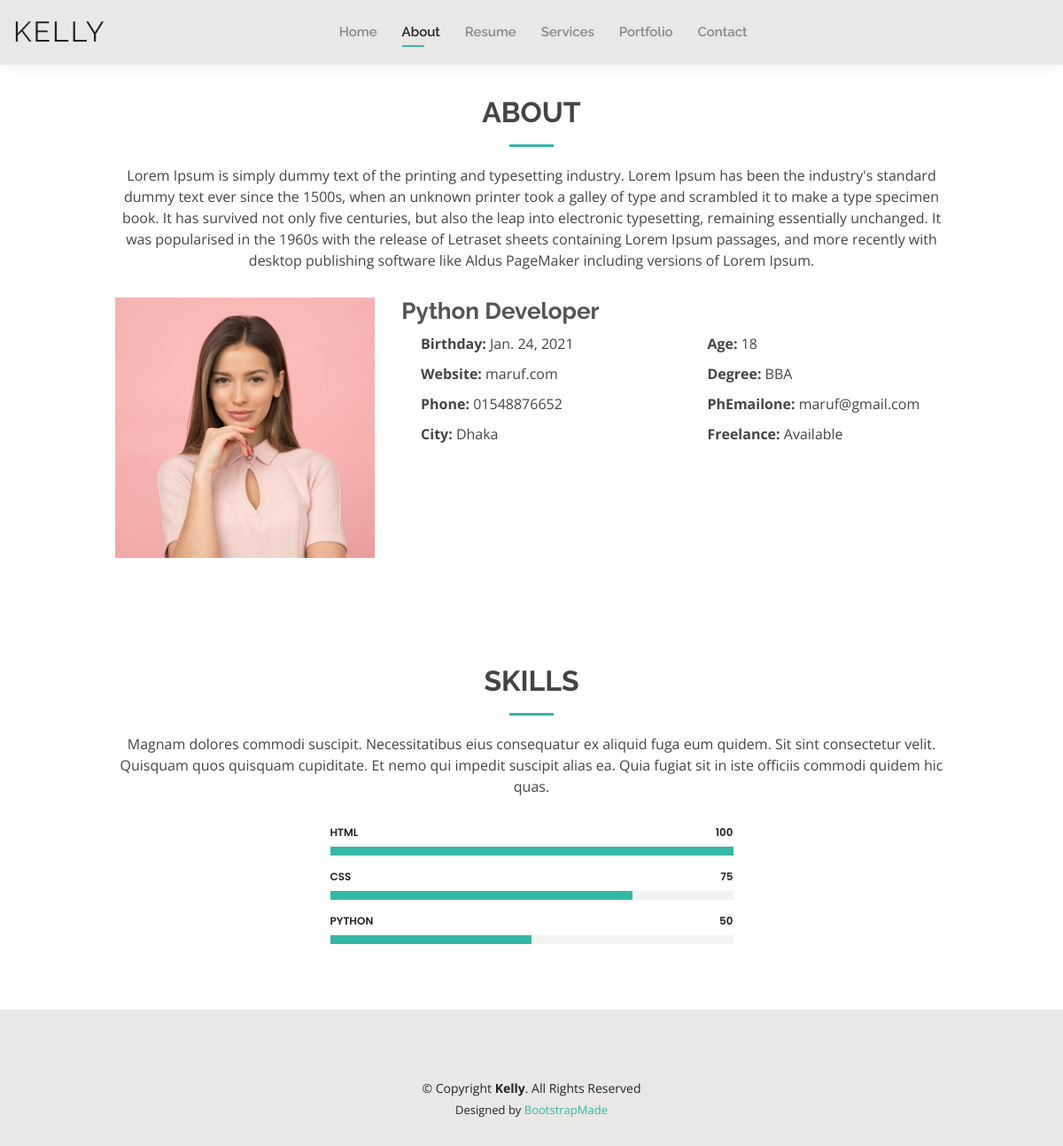
Screenshot of /maruf/about with the database file from the repository.
### portfolio_app/models.py (models this page shows, shortened)
class AboutMe(models.Model):
    user = models.OneToOneField(User, on_delete=models.CASCADE)
    profession = models.CharField(max_length = 250, blank=True, null=True)
    description = models.TextField()
    birthday = models.DateField()
    website = models.CharField(max_length = 250)
    phone = models.CharField(max_length = 250)
    city = models.CharField(max_length = 250)
    age = models.IntegerField()
    degree = models.CharField(max_length = 250)
    email = models.EmailField()

class Skill(models.Model):
    user = models.ForeignKey(User, on_delete=models.CASCADE)
    name= models.CharField(max_length= 250)
    level= models.ForeignKey(Level, on_delete= models.CASCADE)

class Level(models.Model):
    level_number= models.IntegerField()

### portfolio_app/views.py (the view)
# urls.py: path('<name>/about', about, name= 'about'),
def about(request , name):
    user = User.objects.get(username = name)
    social = Social.objects.get(user = user)
    activate = 'about'
    about_me = AboutMe.objects.get(user = user)
    skills = Skill.objects.filter(user = user)
    context = {'about_me':about_me, 'skills':skills, 'activate': activate , 'social': social}
    return render (request, 'about.html', context)

### templates/about.html
{% extends 'base.html' %}
{% load static %}
{% block social %}
<div class="header-social-links">
    <a href="{{ social.twitter }}" class="twitter"><i class="icofont-twitter"></i></a>
    <a href="{{ social.fb }}" class="facebook"><i class="icofont-facebook"></i></a>
    <a href="{{ social.instagram }}" class="instagram"><i class="icofont-instagram"></i></a>
    <a href="{{ social.linkedin }}" class="linkedin"><i class="icofont-linkedin"></i></i></a>
</div>
{% endblock  %}
{% block content %}
<div class="container col-md-10 mt-5">
    <section id="about" class="about">
      <div class="container" data-aos="fade-up">
        <div class="section-title">
          <h2>About</h2>
          <p>{{ about_me.description }}</p>
        </div>
        <div class="row">
          <div class="col-lg-4">
            <img src="{% static 'assets/img/about.jpg' %}" class="img-fluid" alt="">
          </div>
          <div class="col-lg-8 pt-4 pt-lg-0 content">
            <h3>{{ about_me.profession | title }}</h3>
            <div class="row">
              <div class="col-lg-6">
                <ul>
                  <li><i class="icofont-rounded-right"></i> <strong>Birthday:</strong> {{ about_me.birthday }}</li>
                  <li><i class="icofont-rounded-right"></i> <strong>Website:</strong> {{ about_me.website }}</li>
                  <li><i class="icofont-rounded-right"></i> <strong>Phone:</strong> {{ about_me.phone}}</li>
                  <li><i class="icofont-rounded-right"></i> <strong>City:</strong> {{ about_me.city}}</li>
                </ul>
              </div>
              <div class="col-lg-6">
                <ul>
                  <li><i class="icofont-rounded-right"></i> <strong>Age:</strong> {{ about_me.age}}</li>
                  <li><i class="icofont-rounded-right"></i> <strong>Degree:</strong> {{ about_me.degree}}</li>
                  <li><i class="icofont-rounded-right"></i> <strong>PhEmailone:</strong> {{ about_me.email}}</li>
                  <li><i class="icofont-rounded-right"></i> <strong>Freelance:</strong> Available</li>
                </ul>
              </div>
            </div>
          </div>
        </div>
      </div>
    </section>
    <section id="skills" class="skills">
      <div class="container" data-aos="fade-up">
        <div class="section-title">
          <h2>Skills</h2>
          <p>Magnam dolores commodi suscipit. Necessitatibus eius consequatur ex aliquid fuga eum quidem. Sit sint consectetur velit. Quisquam quos quisquam cupiditate. Et nemo qui impedit suscipit alias ea. Quia fugiat sit in iste officiis commodi quidem hic quas.</p>
        </div>
        <div class="row skills-content">
          <div class="col-md-6 m-auto">
            {% for i in skills %}
            <div class="progress">
              <span class="skill">{{ i.name }} <i class="val">{{ i.level.level_number }}</i></span>
              <div class="progress-bar-wrap">
                <div class="progress-bar" role="progressbar" aria-valuenow={{ i.level.level_number }} aria-valuemin="0" aria-valuemax="100"></div>
              </div>
            </div>
            {% endfor %}
          </div>
        </div>
      </div>
    </section>
</div>
{% endblock %}

### templates/base.html (shortened to what this page needs)
<!DOCTYPE html>
{% load static %}
<html lang="en">
<head>
  <link href="{% static 'assets/vendor/bootstrap/css/bootstrap.min.css' %}" rel="stylesheet">
  <link href="{% static 'assets/vendor/icofont/icofont.min.css' %}" rel="stylesheet">
  <link href="{% static 'assets/vendor/owl.carousel/assets/owl.carousel.min.css' %}" rel="stylesheet">
  <link href="{% static 'assets/vendor/boxicons/css/boxicons.min.css' %}" rel="stylesheet">
  <link href="{% static 'assets/vendor/venobox/venobox.css' %}" rel="stylesheet">
  <link href="{% static 'assets/vendor/aos/aos.css' %}" rel="stylesheet">
  <link href="{% static 'assets/css/style.css' %}" rel="stylesheet">
</head>
<body>
  <header id="header" class="fixed-top">
    <div class="container-fluid d-flex justify-content-between align-items-center">
      <h1 class="logo"><a href="index.html">Kelly</a></h1>
      <nav class="nav-menu d-none d-lg-block">
        <ul>
          <li {% if activate == 'home' %} class= 'active' {% endif %}><a href="home">Home</a></li>
          <li {% if activate == 'about' %} class= 'active' {% endif %}><a href="about">About</a></li>
          <li {% if activate == 'resume' %} class= 'active' {% endif %}><a href="resume">Resume</a></li>
          <li {% if activate == 'service' %} class= 'active' {% endif %}><a href="service">Services</a></li>
          <li {% if activate == 'portfolio' %} class= 'active' {% endif %}><a href="portfolio">Portfolio</a></li>
          <li {% if activate == 'contact' %} class= 'active' {% endif %}><a href="contact">Contact</a></li>
        </ul>
      </nav>
        {% block social %}{% endblock social %}
    </div>
  </header>
{% block content %}
{% endblock %}
  <footer id="footer">
    <div class="container mt-5">
      <div class="copyright">
        &copy; Copyright <strong><span>Kelly</span></strong>. All Rights Reserved
      </div>
      <div class="credits">
        Designed by <a href="https://bootstrapmade.com/">BootstrapMade</a>
      </div>
    </div>
  </footer>
</body>
</html>

### static/assets/css/style.css (style rules this page uses)
body { font-family: "Open Sans", sans-serif; color: #444444; }
a { color: #34b7a7; }
h1, h2, h3, h4, h5, h6 { font-family: "Raleway", sans-serif; }
#header { background: #e9e8e6; box-shadow: 0px 0px 25px 0 rgba(0, 0, 0, 0.08); z-index: 997; padding: 15px 0; }
#header .logo { font-size: 32px; margin: 0; padding: 0; line-height: 1; font-weight: 400; letter-spacing: 2px; text-transform: uppercase; }
#header .logo a { color: #222222; }
.nav-menu ul { margin: 0; padding: 0; list-style: none; }
.nav-menu > ul { display: flex; }
.nav-menu > ul > li { position: relative; white-space: nowrap; padding: 10px 0 10px 28px; }
.nav-menu a { display: block; position: relative; color: #888888; transition: 0.3s; font-size: 15px; font-family: "Raleway", sans-serif; font-weight: 600; }
.nav-menu > ul > li > a:before { content: ""; position: absolute; width: 0; height: 2px; bottom: -5px; left: 0; background-color: #34b7a7; visibility: hidden; width: 0px; transition: all 0.3s ease-in-out 0s; }
.nav-menu a:hover:before, .nav-menu li:hover > a:before, .nav-menu .active > a:before { visibility: visible; width: 25px; }
.nav-menu a:hover, .nav-menu .active > a, .nav-menu li:hover > a { color: #222222; }
.mobile-nav { position: fixed; top: 55px; right: 15px; bottom: 15px; left: 15px; z-index: 9999; overflow-y: auto; background: #fff; transition: ease-in-out 0.2s; opacity: 0; visibility: hidden; border-radius: 10px; padding: 10px 0; }
.mobile-nav * { margin: 0; padding: 0; list-style: none; }
.mobile-nav a { display: block; position: relative; color: #222222; padding: 10px 20px; font-weight: 500; outline: none; }
.mobile-nav a:hover, .mobile-nav .active > a, .mobile-nav li:hover > a { color: #34b7a7; text-decoration: none; }
.header-social-links { padding-left: 20px; }
.header-social-links a { color: #222222; padding-left: 6px; display: inline-block; line-height: 1px; transition: 0.3s; font-size: 16px; }
section { padding: 60px 0; }
.section-title { text-align: center; padding-bottom: 30px; }
.section-title h2 { font-size: 32px; font-weight: bold; text-transform: uppercase; margin-bottom: 20px; padding-bottom: 20px; position: relative; }
.section-title h2::after { content: ''; position: absolute; display: block; width: 50px; height: 3px; background: #34b7a7; bottom: 0; left: calc(50% - 25px); }
.section-title p { margin-bottom: 0; }
.about .content h3 { font-weight: 700; font-size: 26px; color: #555555; }
.about .content ul { list-style: none; padding: 0; }
.about .content ul li { padding-bottom: 10px; }
.about .content ul i { font-size: 20px; padding-right: 2px; color: #34b7a7; }
.skills .progress { height: 50px; display: block; background: none; }
.skills .progress .skill { padding: 10px 0; margin: 0 0 6px 0; text-transform: uppercase; display: block; font-weight: 600; font-family: "Poppins", sans-serif; color: #222222; }
.skills .progress .skill .val { float: right; font-style: normal; }
.skills .progress-bar-wrap { background: #f3f3f3; }
.skills .progress-bar { width: 1px; height: 10px; transition: .9s; background-color: #34b7a7; }
#footer { background: #e9e8e6; padding: 30px 0; color: #222222; font-size: 14px; text-align: center; }
#footer .credits { padding-top: 5px; font-size: 13px; }
#footer .credits a { color: #34b7a7; }

### rows the page displays
AboutMe: description "Lorem Ipsum is simply dummy text of the printing and typesetting industry. Lorem Ipsum has been the industry's standard dummy text ever since the 1500s, when an unknown printer took a galley of type and scrambled it to make a type specimen book. It has survived not only five centuries, but also the leap into electronic typesetting, remaining essentially unchanged. It was popularised in the 1960s with the release of Letraset sheets containing Lorem Ipsum passages, and more recently with desktop publishing software like Aldus PageMaker including versions of Lorem Ipsum.", profession "Python Developer", birthday "Jan. 24, 2021", website "maruf.com", phone "01548876652", city "Dhaka", age "18", degree "BBA", email "maruf@gmail.com"
Skill: name "HTML", level.level_number "100"
Skill: name "CSS", level.level_number "75"
Skill: name "PYTHON", level.level_number "50"
